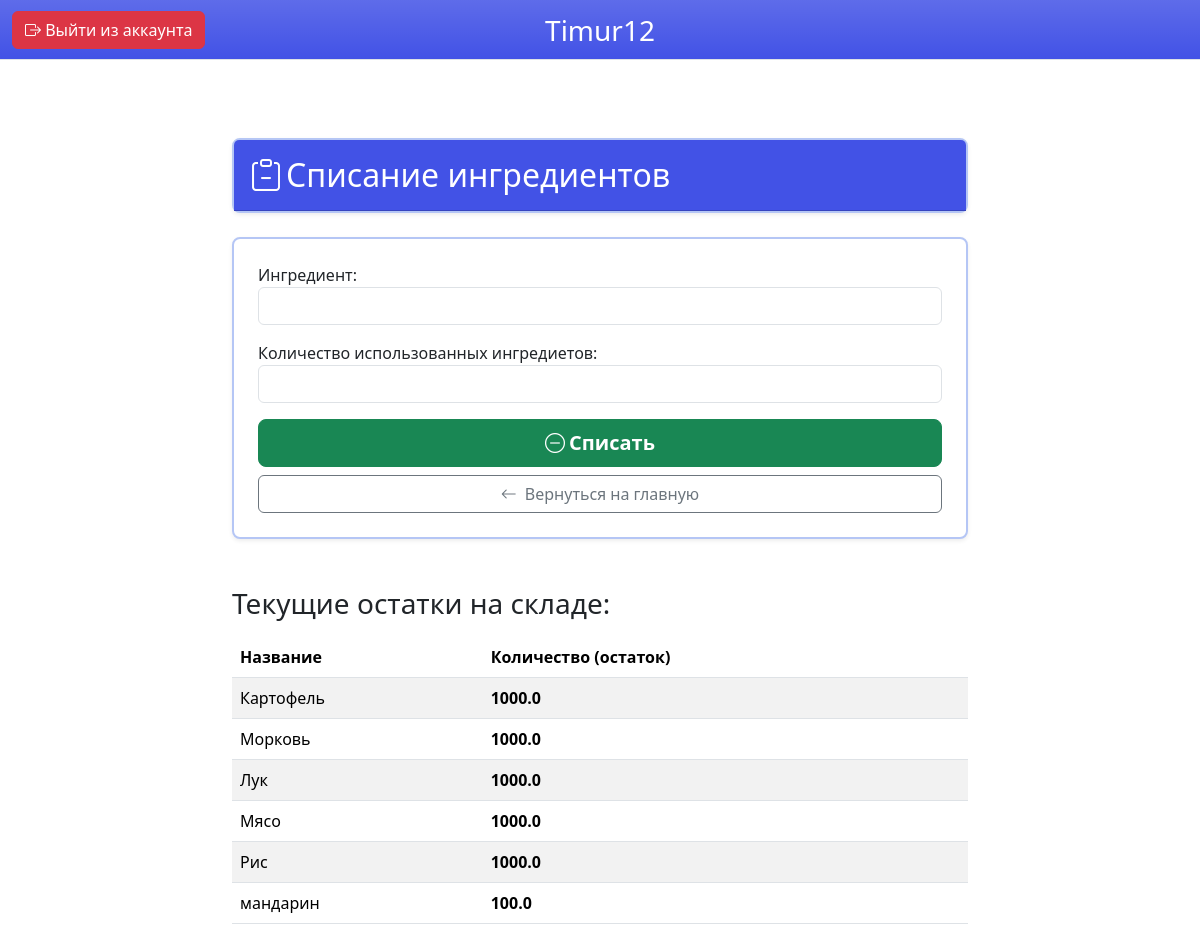
Before: /cook/ingredient/ (signed in) with the older database file.
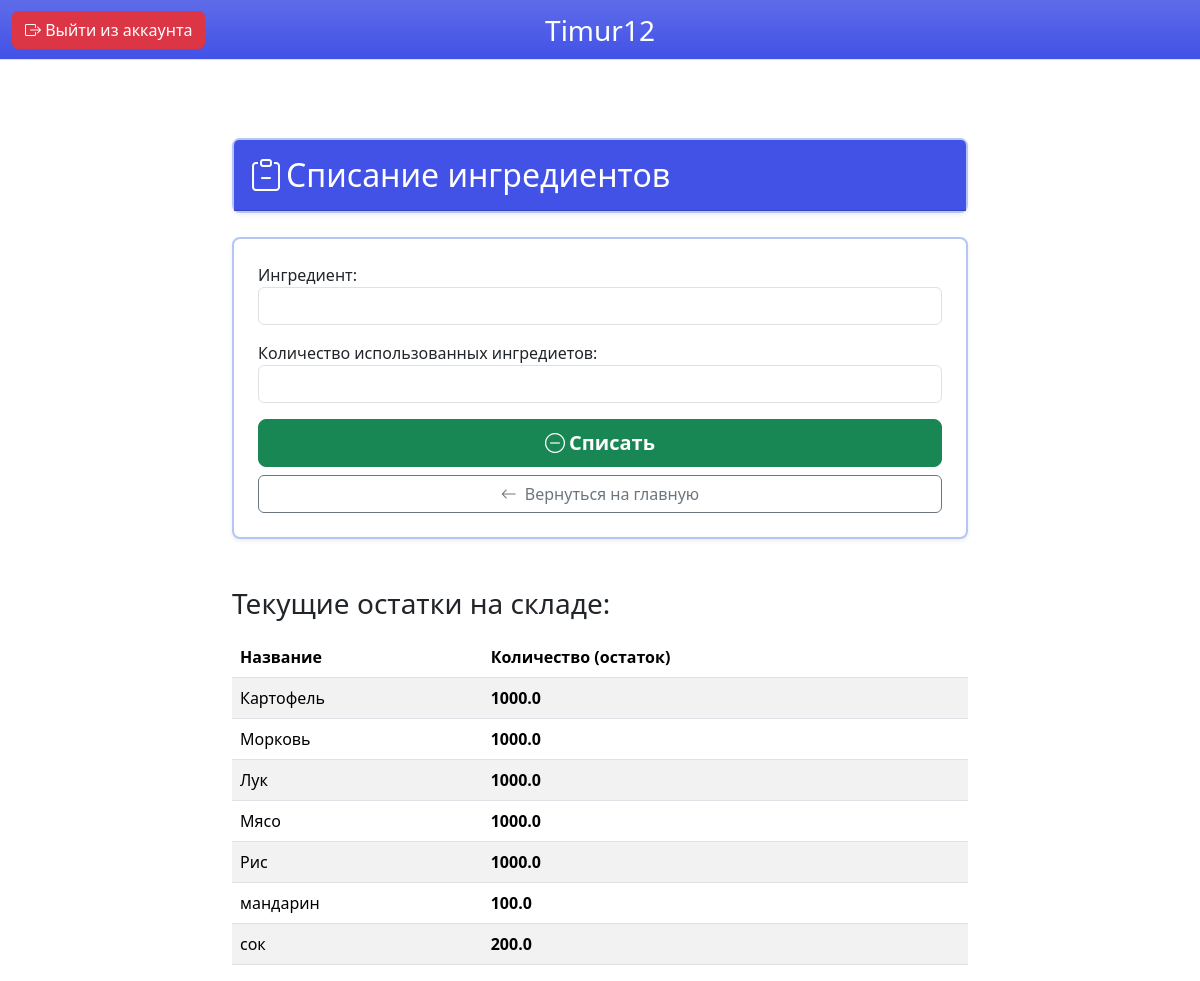
After: the same page with the newer database file.
### cook/models.py (models this page shows, shortened)
class Ingredient(models.Model):
    title = models.CharField(max_length=255)
    amount = models.FloatField(default=0)
    cost = models.DecimalField(max_digits=10, decimal_places=2)
    picture = models.ImageField(upload_to="pictures/ingredients", null=True, blank=True)

### cook/views.py (the view)
# urls.py: path('ingredient/', views.IngredientUse, name='ingredient'),
def IngredientUse(request: HttpRequest) -> HttpResponse:
    if not request.user.is_authenticated:
        return redirect('login')
    user_role_id = request.user.role.id if request.user.role else None
    if user_role_id != 3:
        return HttpResponseForbidden("Доступ запрещен: вы не являетесь поваром.")
    if request.method == 'POST':
        form = IngredientUseForm(request.POST)
        if form.is_valid():
            count = form.cleaned_data.get('amount')
            ingr = form.cleaned_data.get('title')
            if ingr.amount < count:
                messages.error(request, "У вас недостаточно ингредиентов")
            else:
                ingr.amount -= count
                ingr.save()
                return redirect("ingredient")
        else:
            messages.error(request, "Ошибка: выберите ингредиент из списка.")
    else:
        form = IngredientUseForm()
    all_ingredients = Ingredient.objects.all()
    return render(request, 'cook/ingredient.html', {
            'form': form,
            'all_ingredients': all_ingredients
        })

### cook/forms.py
class IngredientUseForm(forms.ModelForm):
    title = forms.ModelChoiceField(
        queryset=Ingredient.objects.all(),
        label="Ингредиент",
        to_field_name = "title",
        widget=forms.TextInput(attrs={
            'class': 'form-control',
            'list': 'ingredients_datalist',
            'autocomplete': 'off'
        })
    )
    amount = forms.FloatField(
        label="Количество использованных ингредиетов",
        widget=forms.NumberInput(attrs={'type': 'int', 'class': 'form-control'})
    )
    class Meta:
        model = Ingredient
        fields = ['title', 'amount']

### templates/cook/ingredient.html (shortened to what this page needs)
{% extends 'base/base_cook.html' %}
{% block content %}
<div class="container mt-5" style="padding-top: 90px;">
    <div class="row justify-content-center">
        <div class="col-md-10 col-lg-8">
            <div class="card border-2 border-color border-opacity-25 shadow-sm rounded-3 mb-4">
                <div class="card-header bg-top text-white py-3">
                    <h2 class="mb-0">
                        <i class="bi bi-clipboard-minus me-1"></i>Списание ингредиентов
                    </h2>
                </div>
            </div>
    <div class="card border-2 border-color border-opacity-25 shadow-sm rounded-3 mb-5">
        <div class="card-body p-4">
        <form method="post">
            <div class="mb-3">
                {{ form.title.label_tag }}
                {{ form.title }}
            </div>
            <div class="mb-3">
                {{ form.amount.label_tag }}
                {{ form.amount }}
            </div>
            <div class="d-grid mt-3">
                <button type="submit" class="btn btn-success btn-lg py-2 fw-bold">
                    <i class="bi bi-dash-circle me-1"></i>Списать
                </button>
                <a href="{% url 'main_cook_page' %}" class="btn btn-outline-secondary mt-2"><i class="bi bi-arrow-left me-2"></i>Вернуться на главную</a>
            </div>
        </form>
        </div>
    </div>
    <h3 class="mt-5">Текущие остатки на складе:</h3>
    <table class="table table-striped mt-3">
        <thead>
            <tr>
                <th>Название</th>
                <th>Количество (остаток)</th>
            </tr>
        </thead>
        <tbody>
            {% for item in all_ingredients %}
            <tr>
                <td>{{ item.title }}</td>
                <td><strong>{{ item.amount }}</strong></td>
            </tr>
            {% endfor %}
        </tbody>
    </table>
</div>
{% endblock %}

Changed rows visible on the page:
added Ingredient: title "сок", amount "200.0"
